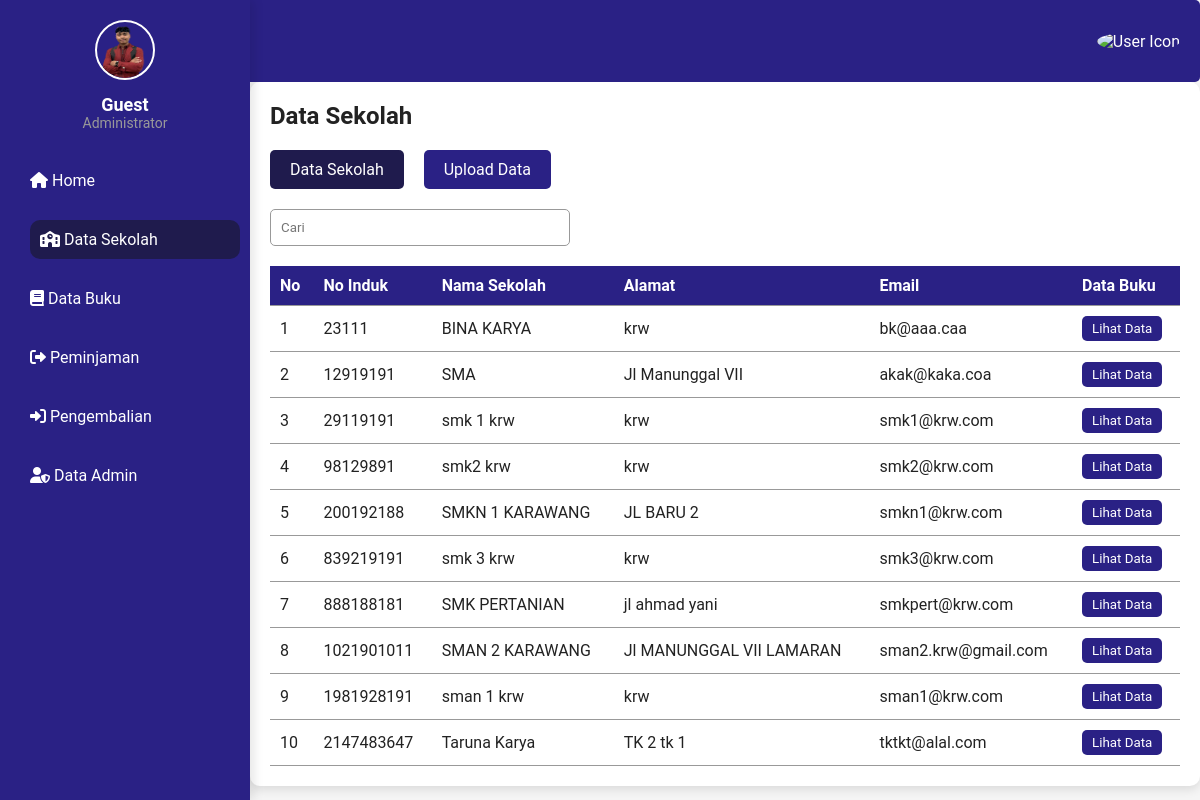
Screenshot of /datasekolah.php with the database file from the repository.
### tables this page shows
CREATE TABLE `tbldata_sekolah` (
  `no_induk` int(20) NOT NULL,
  `nm_sekolah` varchar(255) DEFAULT NULL,
  `alamat` text DEFAULT NULL,
  `email` varchar(255) DEFAULT NULL
);

### datasekolah.php (the view, shortened to what this page needs)
<?php
include 'koneksi.php';
?>
<!DOCTYPE html>
<html lang="en">
  <head>
    <link rel="stylesheet" href="css/datasekolah.css" />
    <link rel="stylesheet" href="https://cdnjs.cloudflare.com/ajax/libs/font-awesome/6.0.0-beta3/css/all.min.css" />
  </head>
  <body>
    <header>
      <div class="logo">
      </div>
      <div class="user-icon">
        <img src="user-icon.png" alt="User Icon" />
      </div>
    </header>
    <div class="sidebar">
      <div class="profile">
        <img src="img/MIFTAHUL.png" alt="" class="profile-pic" />
        <p class="profile-name"><?php echo isset($_SESSION['username']) ? $_SESSION['username'] : 'Guest'; ?></p>
        <p class="profile-role">Administrator</p>
      </div>
      <ul>
        <li><a href="index.php"><i class="fas fa-home"></i> Home</a></li>
        <li><a href="#" class="active"><i class="fas fa-school"></i> Data Sekolah</a></li>
        <li><a href="databuku.php"><i class="fas fa-book"></i> Data Buku</a></li>
        <li><a href="datapeminjaman.php"><i class="fas fa-sign-out-alt"></i> Peminjaman</a></li>
        <li><a href="datapengembalian.php"><i class="fas fa-sign-in-alt"></i> Pengembalian</a></li>
        <li><a href="dataadmin.php"><i class="fas fa-user-shield"></i> Data Admin</a></li>
      </ul>
    </div>
    <div class="main-content">
      <h2>Data Sekolah</h2>
      <div class="tabs">
        <button class="active">Data Sekolah</button>
        <button onclick="window.location.href='sekolah.php'">Upload Data</button>
      </div>
      <div class="search-bar">
        <input type="search" placeholder="Cari" />
      </div>
      <table>
        <thead>
          <tr>
            <th>No</th>
            <th>No Induk</th>
            <th>Nama Sekolah</th>
            <th>Alamat</th>
            <th>Email</th>
            <th>Data Buku</th>
          </tr>
        </thead>
        <tbody>
          <?php
          $query = "SELECT * FROM tbldata_sekolah";
          $result = mysqli_query($conn, $query);
          if (mysqli_num_rows($result) > 0) {
              $no = 1;
              while ($row = mysqli_fetch_assoc($result)) {
                  echo "<tr>";
                  echo "<td>" . $no++ . "</td>";
                  echo "<td>" . $row['no_induk'] . "</td>";
                  echo "<td>" . $row['nm_sekolah'] . "</td>";
                  echo "<td>" . $row['alamat'] . "</td>";
                  echo "<td>" . $row['email'] . "</td>";
                  echo "<td><button onclick=\"window.location.href='buku.php'\">Lihat Data</button></td>";
                  echo "</tr>";
              }
          } else {
              echo "<tr><td colspan='6'>Tidak ada data</td></tr>";
          }
          ?>
        </tbody>
      </table>
    </div>
  </body>
</html>

### css/datasekolah.css (style rules this page uses)
* { font-family: "Roboto", sans-serif; margin: 0; padding: 0; box-sizing: border-box; }
:root { --blue: #2a2185; --white: #fff; --grey: #f5f5f5; --black1: #222; --black2: #999; --black3: #2e2b24; }
body { background-color: var(--grey); color: var(--black1); height: 100vh; overflow-x: hidden; }
header { background-color: var(--blue); color: var(--white); padding: 1em 20px; text-align: center; border-radius: 5px; display: flex; justify-content: space-between; align-items: center; position: relative; }
.logo { display: flex; align-items: center; }
.user-icon img { width: 40px; height: 40px; border-radius: 100%; }
.sidebar { background: var(--blue); color: var(--white); width: 250px; position: fixed; top: 0; left: 0; bottom: 0; padding: 20px; transition: width 0.3s ease; box-shadow: 4px 0 10px rgba(0, 0, 0, 0.1); z-index: 100; }
.profile { text-align: center; margin-bottom: 30px; }
.profile-pic { width: 60px; height: 60px; border-radius: 100px; border: 2px solid var(--white); margin-bottom: 10px; }
.profile-name { font-weight: bold; font-size: 18px; color: var(--white); }
.profile-role { font-size: 14px; color: var(--black2); }
.sidebar ul { list-style-type: none; padding: 0; margin: 0; }
.sidebar li { margin: 20px 0; }
.sidebar li a { color: var(--white); text-decoration: none; display: block; padding: 10px; border-radius: 10px; transition: background-color 0.3s ease, transform 0.2s ease; }
.sidebar li a:hover, .sidebar li a.active { background-color: #1f1b4d; transform: translateX(10px); }
.main-content { margin-left: 250px; padding: 20px; background-color: var(--white); border-radius: 10px; box-shadow: 0 4px 10px rgba(0, 0, 0, 0.1); overflow-y: auto; transition: margin-left 0.3s ease; }
h2 { margin-top: 0; font-size: 24px; color: var(--black1); }
.tabs { display: flex; gap: 20px; margin-top: 20px; }
.tabs button { padding: 10px 20px; border-radius: 5px; background-color: var(--blue); color: var(--white); font-size: 16px; cursor: pointer; transition: background-color 0.3s; border: none; }
.tabs button.active { background-color: #1f1b4d; }
.search-bar { margin-top: 20px; }
.search-bar input[type="search"] { padding: 10px; width: 100%; max-width: 300px; border-radius: 5px; border: 1px solid var(--black2); }
table { width: 100%; border-collapse: collapse; margin-top: 20px; }
table th, table td { padding: 10px; text-align: left; border-bottom: 1px solid var(--black2); }
table th { background-color: var(--blue); color: var(--white); font-weight: 600; }
table td button { padding: 5px 10px; background-color: var(--blue); color: var(--white); border: none; border-radius: 5px; cursor: pointer; transition: background-color 0.3s; }

### rows the page displays
tbldata_sekolah: no_induk "23111", nm_sekolah "BINA KARYA", alamat "krw", email "bk@aaa.caa"
tbldata_sekolah: no_induk "12919191", nm_sekolah "SMA", alamat "Jl Manunggal VII", email "akak@kaka.coa"
tbldata_sekolah: no_induk "29119191", nm_sekolah "smk 1 krw", alamat "krw", email "smk1@krw.com"
tbldata_sekolah: no_induk "98129891", nm_sekolah "smk2 krw", alamat "krw", email "smk2@krw.com"
tbldata_sekolah: no_induk "200192188", nm_sekolah "SMKN 1 KARAWANG", alamat "JL BARU 2", email "smkn1@krw.com"
tbldata_sekolah: no_induk "839219191", nm_sekolah "smk 3 krw", alamat "krw", email "smk3@krw.com"
tbldata_sekolah: no_induk "888188181", nm_sekolah "SMK PERTANIAN", alamat "jl ahmad yani", email "smkpert@krw.com"
tbldata_sekolah: no_induk "1021901011", nm_sekolah "SMAN 2 KARAWANG", alamat "Jl MANUNGGAL VII LAMARAN", email "sman2.krw@gmail.com"
tbldata_sekolah: no_induk "1981928191", nm_sekolah "sman 1 krw", alamat "krw", email "sman1@krw.com"
tbldata_sekolah: no_induk "2147483647", nm_sekolah "Taruna Karya", alamat "TK 2 tk 1", email "tktkt@alal.com"
